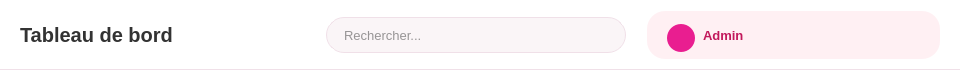
<?xml version="1.0" encoding="UTF-8"?>
<ui version="4.0">
 <class>Header</class>
 <widget class="QFrame" name="Header">
  <property name="geometry">
   <rect>
    <x>0</x>
    <y>0</y>
    <width>960</width>
    <height>70</height>
   </rect>
  </property>
  <property name="minimumSize">
   <size>
    <width>0</width>
    <height>70</height>
   </size>
  </property>
  <property name="maximumSize">
   <size>
    <width>16777215</width>
    <height>70</height>
   </size>
  </property>
  <property name="styleSheet">
   <string notr="true">QFrame#Header {
    background-color: #ffffff;
    border-bottom: 1px solid #f0e0e8;
}</string>
  </property>
  <property name="frameShape">
   <enum>QFrame::NoFrame</enum>
  </property>

  <layout class="QHBoxLayout" name="headerLayout">
   <property name="leftMargin">
    <number>20</number>
   </property>
   <property name="rightMargin">
    <number>20</number>
   </property>

   <!-- Titre de la page -->
   <item>
    <widget class="QLabel" name="pageTitle">
     <property name="text">
      <string>Tableau de bord</string>
     </property>
     <property name="styleSheet">
      <string notr="true">QLabel {
    font-size: 20px;
    font-weight: bold;
    color: #333333;
}</string>
     </property>
    </widget>
   </item>

   <!-- Spacer -->
   <item>
    <spacer name="headerSpacer">
     <property name="orientation">
      <enum>Qt::Horizontal</enum>
     </property>
    </spacer>
   </item>

   <!-- Barre de recherche -->
   <item>
    <widget class="QLineEdit" name="searchInput">
     <property name="minimumSize">
      <size>
       <width>250</width>
       <height>36</height>
      </size>
     </property>
     <property name="maximumSize">
      <size>
       <width>300</width>
       <height>36</height>
      </size>
     </property>
     <property name="placeholderText">
      <string>Rechercher...</string>
     </property>
     <property name="styleSheet">
      <string notr="true">QLineEdit {
    background-color: #faf5f7;
    border: 1px solid #f0e0e8;
    border-radius: 18px;
    padding: 6px 15px;
    font-size: 13px;
    color: #333333;
}
QLineEdit:focus {
    border-color: #e91e90;
    background-color: #ffffff;
}</string>
     </property>
    </widget>
   </item>

   <!-- Spacer petit -->
   <item>
    <spacer name="smallSpacer">
     <property name="orientation">
      <enum>Qt::Horizontal</enum>
     </property>
     <property name="sizeType">
      <enum>QSizePolicy::Fixed</enum>
     </property>
     <property name="sizeHint" stdset="0">
      <size>
       <width>15</width>
       <height>20</height>
      </size>
     </property>
    </spacer>
   </item>

   <!-- Info utilisateur -->
   <item>
    <widget class="QFrame" name="userInfoFrame">
     <property name="styleSheet">
      <string notr="true">QFrame#userInfoFrame {
    background-color: #fff0f3;
    border-radius: 18px;
    padding: 4px 12px;
}</string>
     </property>
     <property name="frameShape">
      <enum>QFrame::NoFrame</enum>
     </property>
     <layout class="QHBoxLayout" name="userInfoLayout">
      <property name="spacing">
       <number>8</number>
      </property>
      <property name="leftMargin">
       <number>8</number>
      </property>
      <property name="rightMargin">
       <number>8</number>
      </property>
      <item>
       <widget class="QLabel" name="userAvatar">
        <property name="minimumSize">
         <size>
          <width>28</width>
          <height>28</height>
         </size>
        </property>
        <property name="maximumSize">
         <size>
          <width>28</width>
          <height>28</height>
         </size>
        </property>
        <property name="pixmap">
         <pixmap resource="../resources.qrc">:/icons/user.svg</pixmap>
        </property>
        <property name="scaledContents">
         <bool>true</bool>
        </property>
        <property name="styleSheet">
         <string notr="true">QLabel {
    background-color: #e91e90;
    border-radius: 14px;
    padding: 4px;
}</string>
        </property>
       </widget>
      </item>
      <item>
       <widget class="QLabel" name="userName">
        <property name="text">
         <string>Admin</string>
        </property>
        <property name="styleSheet">
         <string notr="true">QLabel {
    font-size: 13px;
    font-weight: bold;
    color: #c2185b;
}</string>
        </property>
       </widget>
      </item>
     </layout>
    </widget>
   </item>
  </layout>
 </widget>
 <resources>
  <include location="../resources.qrc"/>
 </resources>
 <connections/>
</ui>
